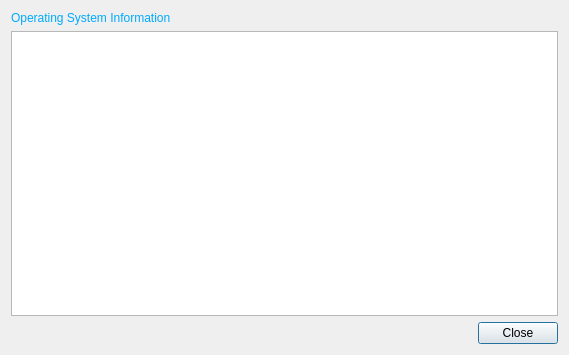
<?xml version="1.0" encoding="UTF-8"?>
<ui version="4.0">
 <class>osInfo</class>
 <widget class="QDialog" name="osInfo">
  <property name="geometry">
   <rect>
    <x>0</x>
    <y>0</y>
    <width>569</width>
    <height>355</height>
   </rect>
  </property>
  <property name="windowTitle">
   <string>Operating system info</string>
  </property>
  <layout class="QVBoxLayout" name="verticalLayout_3">
   <item>
    <layout class="QVBoxLayout" name="verticalLayout_2">
     <item>
      <layout class="QVBoxLayout" name="verticalLayout">
       <item>
        <widget class="QLabel" name="label">
         <property name="styleSheet">
          <string notr="true">color: rgb(0, 170, 255);
font: 75 14pt &quot;Times New Roman&quot;;</string>
         </property>
         <property name="text">
          <string>Operating System Information</string>
         </property>
        </widget>
       </item>
       <item>
        <widget class="QTextBrowser" name="textBrowserLog">
         <property name="styleSheet">
          <string notr="true">font: 75 20pt &quot;Times New Roman&quot;;</string>
         </property>
        </widget>
       </item>
      </layout>
     </item>
     <item>
      <layout class="QHBoxLayout" name="horizontalLayout">
       <item>
        <spacer name="horizontalSpacer">
         <property name="orientation">
          <enum>Qt::Horizontal</enum>
         </property>
         <property name="sizeHint" stdset="0">
          <size>
           <width>40</width>
           <height>20</height>
          </size>
         </property>
        </spacer>
       </item>
       <item>
        <widget class="QPushButton" name="pushButton">
         <property name="text">
          <string>Close</string>
         </property>
        </widget>
       </item>
      </layout>
     </item>
    </layout>
   </item>
  </layout>
 </widget>
 <resources/>
 <connections/>
</ui>
